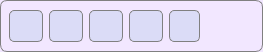
    <widget class="QFrame" name="frame_9">
     <property name="maximumSize">
      <size>
       <width>16777215</width>
       <height>52</height>
      </size>
     </property>
     <property name="styleSheet">
      <string notr="true">QFrame {
	background-color: #f2e7ff;
	border: 1px solid grey;
	border-radius: 7px;
}</string>
     </property>
     <property name="frameShape">
      <enum>QFrame::StyledPanel</enum>
     </property>
     <property name="frameShadow">
      <enum>QFrame::Raised</enum>
     </property>
     <layout class="QGridLayout" name="gridLayout_10">
      <property name="leftMargin">
       <number>8</number>
      </property>
      <property name="topMargin">
       <number>8</number>
      </property>
      <property name="rightMargin">
       <number>8</number>
      </property>
      <property name="bottomMargin">
       <number>8</number>
      </property>
      <property name="verticalSpacing">
       <number>0</number>
      </property>
      <item row="1" column="0">
       <layout class="QGridLayout" name="gridLayout_9">
        <property name="leftMargin">
         <number>0</number>
        </property>
        <property name="horizontalSpacing">
         <number>6</number>
        </property>
        <item row="0" column="0">
         <widget class="QPushButton" name="telegramButton">
          <property name="minimumSize">
           <size>
            <width>31</width>
            <height>32</height>
           </size>
          </property>
          <property name="toolTip">
           <string>Перейти в Telegram</string>
          </property>
          <property name="styleSheet">
           <string notr="true">QPushButton {
	background-color: #dbdcf7;
	border: 1px solid grey;
	border-radius: 5px;
}

QPushButton:hover {
	background-color: #d3d4ee;
	border: 1px solid #86868a;
}</string>
          </property>
          <property name="text">
           <string/>
          </property>
          <property name="icon">
           <iconset resource="../../images.qrc">
            <normaloff>:/images/telegramLogo.png</normaloff>:/images/telegramLogo.png</iconset>
          </property>
          <property name="iconSize">
           <size>
            <width>25</width>
            <height>25</height>
           </size>
          </property>
          <property name="autoDefault">
           <bool>false</bool>
          </property>
         </widget>
        </item>
        <item row="0" column="1">
         <widget class="QPushButton" name="instagramButton">
          <property name="minimumSize">
           <size>
            <width>31</width>
            <height>32</height>
           </size>
          </property>
          <property name="toolTip">
           <string>Перейти в Instagram</string>
          </property>
          <property name="styleSheet">
           <string notr="true">QPushButton {
	background-color: #dbdcf7;
	border: 1px solid grey;
	border-radius: 5px;
}

QPushButton:hover {
	background-color: #d3d4ee;
	border: 1px solid #86868a;
}

</string>
          </property>
          <property name="text">
           <string/>
          </property>
          <property name="icon">
           <iconset resource="../../images.qrc">
            <normaloff>:/images/instagramLogo.png</normaloff>:/images/instagramLogo.png</iconset>
          </property>
          <property name="iconSize">
           <size>
            <width>25</width>
            <height>25</height>
           </size>
          </property>
          <property name="autoDefault">
           <bool>false</bool>
          </property>
         </widget>
        </item>
        <item row="0" column="2">
         <widget class="QPushButton" name="facebookButton">
          <property name="minimumSize">
           <size>
            <width>31</width>
            <height>32</height>
           </size>
          </property>
          <property name="toolTip">
           <string>Перейти в Facebook</string>
          </property>
          <property name="styleSheet">
           <string notr="true">QPushButton {
	background-color: #dbdcf7;
	border: 1px solid grey;
	border-radius: 5px;
}

QPushButton:hover {
	background-color: #d3d4ee;
	border: 1px solid #86868a;
}
</string>
          </property>
          <property name="text">
           <string/>
          </property>
          <property name="icon">
           <iconset resource="../../images.qrc">
            <normaloff>:/images/facebookLogo.png</normaloff>:/images/facebookLogo.png</iconset>
          </property>
          <property name="iconSize">
           <size>
            <width>25</width>
            <height>25</height>
           </size>
          </property>
          <property name="autoDefault">
           <bool>false</bool>
          </property>
         </widget>
        </item>
        <item row="0" column="3">
         <widget class="QPushButton" name="viberButton">
          <property name="minimumSize">
           <size>
            <width>31</width>
            <height>32</height>
           </size>
          </property>
          <property name="toolTip">
           <string>Перейти в Viber</string>
          </property>
          <property name="styleSheet">
           <string notr="true">QPushButton {
	background-color: #dbdcf7;
	border: 1px solid grey;
	border-radius: 5px;
}

QPushButton:hover {
	background-color: #d3d4ee;
	border: 1px solid #86868a;
}</string>
          </property>
          <property name="text">
           <string/>
          </property>
          <property name="icon">
           <iconset resource="../../images.qrc">
            <normaloff>:/images/viberLogo.png</normaloff>:/images/viberLogo.png</iconset>
          </property>
          <property name="iconSize">
           <size>
            <width>28</width>
            <height>28</height>
           </size>
          </property>
          <property name="autoDefault">
           <bool>false</bool>
          </property>
         </widget>
        </item>
        <item row="0" column="4">
         <widget class="QPushButton" name="youtubeButton">
          <property name="minimumSize">
           <size>
            <width>31</width>
            <height>32</height>
           </size>
          </property>
          <property name="maximumSize">
           <size>
            <width>31</width>
            <height>32</height>
           </size>
          </property>
          <property name="toolTip">
           <string>Перейти в YouTube</string>
          </property>
          <property name="styleSheet">
           <string notr="true">QPushButton {
	background-color: #dbdcf7;
	border: 1px solid grey;
	border-radius: 5px;
}

QPushButton:hover {
	background-color: #d3d4ee;
	border: 1px solid #86868a;
}

</string>
          </property>
          <property name="text">
           <string/>
          </property>
          <property name="icon">
           <iconset resource="../../images.qrc">
            <normaloff>:/images/youtubeLogo.png</normaloff>:/images/youtubeLogo.png</iconset>
          </property>
          <property name="iconSize">
           <size>
            <width>33</width>
            <height>33</height>
           </size>
          </property>
          <property name="autoDefault">
           <bool>false</bool>
          </property>
         </widget>
        </item>
       </layout>
      </item>
      <item row="1" column="1">
       <spacer name="horizontalSpacer">
        <property name="orientation">
         <enum>Qt::Horizontal</enum>
        </property>
        <property name="sizeHint" stdset="0">
         <size>
          <width>40</width>
          <height>20</height>
         </size>
        </property>
       </spacer>
      </item>
      <item row="1" column="2">
       <widget class="QLabel" name="contactLabel">
        <property name="font">
         <font>
          <pointsize>10</pointsize>
         </font>
        </property>
        <property name="styleSheet">
         <string notr="true">*{
	background-color: transparent;
	border: none;
}</string>
        </property>
        <property name="text">
         <string/>
        </property>
       </widget>
      </item>
     </layout>
    </widget>
